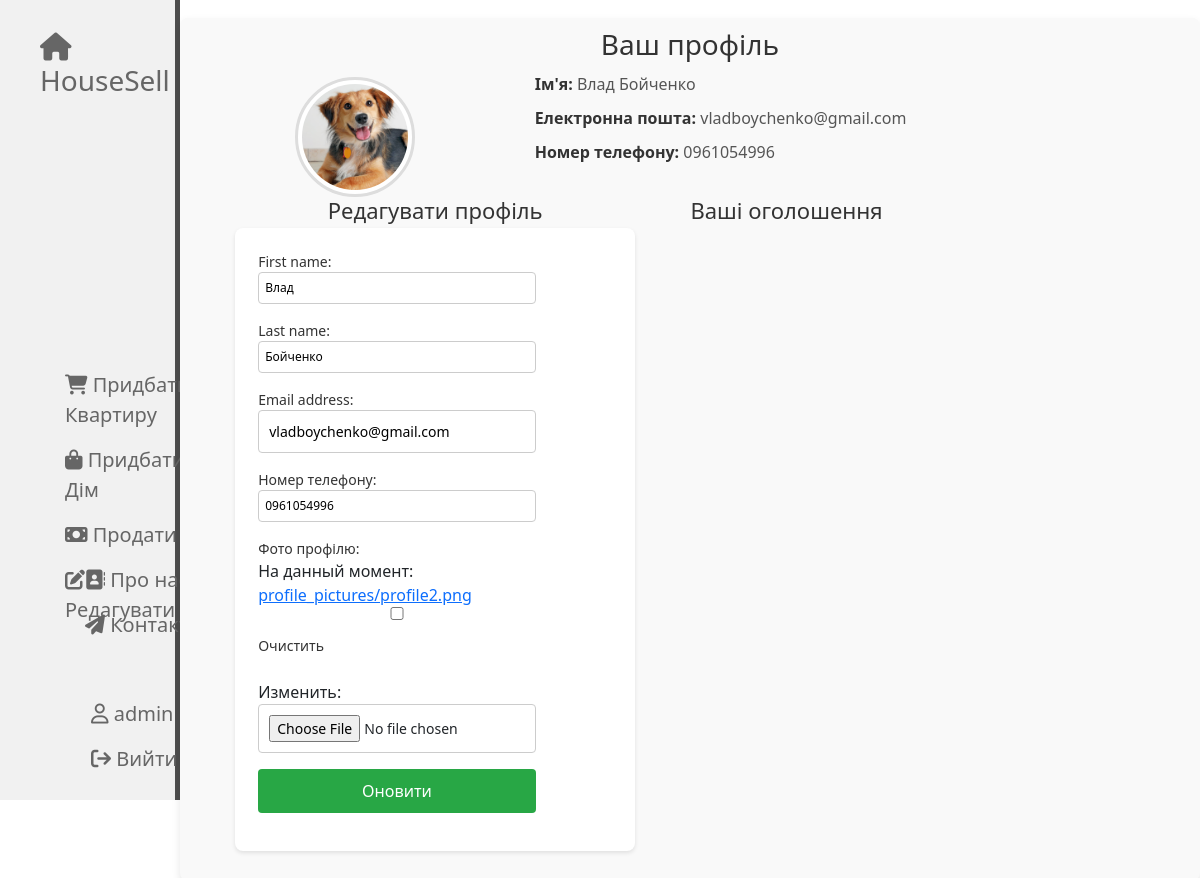
/profile/ (signed in), run on the app's committed database.
### main/models.py (models this page shows, shortened)
class User(AbstractUser):
    phone_number = models.CharField('Номер телефону', max_length=15, blank=True, null=True)
    is_admin = models.BooleanField('Чи є адміністратором', default=False)
    profile_picture = models.ImageField('Фото профілю', upload_to='profile_pictures/', blank=True, null=True)
    groups = models.ManyToManyField(
        'auth.Group',
        related_name='custom_user_set',
        blank=True,
        help_text='Групи, до яких належить користувач.',
        verbose_name='Групи'
    )
    user_permissions = models.ManyToManyField(
        'auth.Permission',
        related_name='custom_user_set',
        blank=True,
        help_text='Спеціальні дозволи для користувача.',
        verbose_name='Дозволи'
    )

### main/views.py (the view)
# urls.py: path('profile/', views.profile, name='profile'),
def profile(request):
    user = request.user
    if request.method == 'POST':
        form = UserProfileForm(request.POST, request.FILES, instance=user)
        if form.is_valid():
            form.save()
            return redirect('profile')
    else:
        form = UserProfileForm(instance=user)
    apartments = Apartment.objects.filter(owner=user)
    houses = House.objects.filter(owner=user)
    context = {
        'user': user,
        'form': form,
        'apartments': apartments,
        'houses': houses,
    }
    return render(request, 'main/profile.html', context)

### main/forms.py
class UserProfileForm(forms.ModelForm):
    class Meta:
        model = User
        fields = ['first_name', 'last_name', 'email', 'phone_number', 'profile_picture']

### main/templates/main/profile.html (shortened to what this page needs)
{% extends 'main/layout.html' %}
{% block content %}
<div class="prf mt-5">
    <h2>Ваш профіль</h2>
    <div class="row">
        <div class="col-md-4">
            {% if user.profile_picture %}
            <img src="{{ user.profile_picture.url }}" alt="Фото профілю" class="img-thumbnail">
            {% else %}
            <p>Фото профілю не завантажено</p>
            {% endif %}
        </div>
        <div class="col-md-8">
            <p><strong>Ім'я:</strong> {{ user.first_name }} {{ user.last_name }}</p>
            <p><strong>Електронна пошта:</strong> {{ user.email }}</p>
            <p><strong>Номер телефону:</strong> {{ user.phone_number }}</p>
        </div>
    </div>
    <div class="profile-edit-ads-container">
        <div class="edit-profile-section">
            <h3 class="edit-profile-title">Редагувати профіль</h3>
            <div class="edit-profile-form">
                <form method="post" enctype="multipart/form-data">
                    {{ form.as_p }}
                    <button type="submit" class="btn btn-primary">Оновити</button>
                </form>
            </div>
        </div>
        <div class="user-ads-section">
            <h3 class="profile-edit-title">Ваші оголошення</h3>
        </div>
    </div>
</div>
{% endblock %}

### main/templates/main/layout.html (shortened to what this page needs)
{% load static %}
<!DOCTYPE html>
<html lang="en">
<head>
    <link rel="stylesheet" href="https://cdn.jsdelivr.net/npm/bootstrap@5.3.3/dist/css/bootstrap.min.css">
    <link rel="stylesheet" href="{% static 'main/css/style.css' %}">
    <link rel="stylesheet" href="https://use.fontawesome.com/releases/v6.7.1/css/all.css">
</head>
<body>
    <aside>
    <a href="{% url 'home' %}" class="logo-link">
        <span class="logo"><h3><i class="fa-sharp fa-solid fa-house"></i>HouseSell</h3></span>
        </a>
        <ul class="q-links">
            <a href='{% url 'buy' %}'><li><i class="fa-solid fa-cart-shopping"></i> Придбати Квартиру</li></a>
            <a href="{% url 'buyhouse' %}"><li><i class="fa-solid fa-bag-shopping"></i> Придбати Дім</li></a>
            {% if request.user.is_authenticated %}
            <a href="{% url 'sell' %}"><li><i class="fa-sharp fa-solid fa-money-bill"></i> Продати</li></a>
            <a href="{% url 'edit' %}"><li><i class="fa-solid fa-pen-to-square"></i> Редагувати </li></a>
            {% endif %}
        </ul>
        <ul class="nav-links">
            <a href='{% url 'about' %}'><li><i class="fa-solid fa-address-book"></i> Про нас</li></a>
            <a href="{% url 'contact' %}"><li><i class="fa-solid fa-paper-plane"></i> Контакти</li></a>
        </ul>
        <ul class="nav-qwelinks">
                {% if request.user.is_authenticated %}
                <a href="{% url 'profile' %}"><li><i class="fa-regular fa-user"></i> {{user.username}}</li></a>
                {% endif %}
                {% if request.user.is_authenticated %}
                <li class="last"><a href="{% url 'logout' %}" onclick="confirmLogout(event)"><i class="fa-solid fa-arrow-right-from-bracket"></i> Вийти</a></li>
                {% else %}
                <li class="last"><a href='{% url 'login' %}'><i class="fa-solid fa-door-open"></i> Війти</a></li>
                {% endif %}
        </ul>
    </aside>
    <main>
        {% block content %}
        {% endblock %}
    </main>
</body>
</html>

### main/static/main/css/style.css (style rules this page uses)
aside { float: left; background: #f1f1f1; width: 15%; padding: 2.5%; height: 100vh; color: #fff; border-right: 5px solid #4d4d4d; position: relative; }
aside .logo-link { display: block; font-size: 20px; color: #666; text-decoration: none; transition: color 0.6s ease, transform 0.6s ease; margin-bottom: 10px; padding-left: 10px; }
aside .nav-links { position: absolute; bottom: 10px; margin-left: 40px; left: 0; width: 100%; padding: 0; display: flex; flex-direction: column; gap: 15px; margin-bottom: 150px; }
aside .nav-links a { display: block; font-size: 20px; color: #666; text-decoration: none; transition: color 0.6s ease, transform 0.6s ease; padding-left: 45px; }
aside .nav-qwelinks { position: absolute; bottom: 10px; margin-left: 46px; left: 0; width: 100%; padding: 0; display: flex; flex-direction: column; gap: 15px; }
aside .nav-qwelinks a { display: block; font-size: 20px; color: #666; text-decoration: none; transition: color 0.6s ease, transform 0.6s ease; padding-left: 45px; }
aside .q-links { position: absolute; margin-left: 20px; top: 370px; left: 0; width: 100%; padding: 0; display: flex; flex-direction: column; gap: 15px; }
aside .q-links a { display: block; font-size: 20px; color: #666; text-decoration: none; transition: color 0.6s ease, transform 0.6s ease; padding-left: 45px; }
aside ul { list-style: none; }
form { width: 75%; margin: 8px; display: inline-block; vertical-align: top; }
form label { font-size: 14px; color: #333; display: block; }
form input[type="number"], form input[type="text"], form textarea, form select { width: 100%; padding: 6px; margin-bottom: 1px; font-size: 12px; }
form button { width: 100%; padding: 10px; background-color: #28a745; color: white; font-size: 14px; border: none; border-radius: 4px; cursor: pointer; }
form input, form button { display: block; margin: 0 auto 45px; width: 100%; padding: 10px; font-size: 14px; border: 1px solid #ced4da; border-radius: 4px; box-sizing: border-box; }
.prf { position: absolute; width: 85%; left: 15%; padding: 10px 20px; background: #f9f9f9; border-radius: 8px; box-shadow: 0 4px 8px rgba(0, 0, 0, 0.1); top: -30px; }
.prf h2, .prf h3, .prf h4 { text-align: center; margin-bottom: 25px; color: #333; }
.prf h2 { font-size: 28px; }
.prf h3 { font-size: 22px; }
.prf .col-md-4 { display: flex; justify-content: center; align-items: center; margin-top: -10px; }
.prf .col-md-4 img { width: 120px; height: 120px; border-radius: 50%; border: 3px solid #ddd; object-fit: cover; }
.prf .col-md-8 { font-size: 16px; color: #555; margin-top: -15px; }
.prf .col-md-8 p { margin-bottom: 10px; }
.prf .col-md-8 strong { color: #333; }
.edit-profile-title { text-align: center; font-size: 22px; margin-top: 50px; }
.edit-profile-form { background: #fff; padding: 15px; border-radius: 8px; box-shadow: 0 2px 4px rgba(0, 0, 0, 0.1); max-width: 400px; margin-left: auto; margin-right: auto; margin-top: -20px; }
.edit-profile-form input, .edit-profile-form textarea, .edit-profile-form button { width: 100%; padding: 10px; margin-bottom: 15px; border-radius: 4px; border: 1px solid #ccc; }
.edit-profile-form button { background: #28a745; color: white; border: none; cursor: pointer; font-size: 16px; }
.profile-edit-ads-container { display: flex; margin-bottom: 20px; gap: 20px; }
.edit-profile-section, .ads-section { width: 48%; }
.edit-profile-title, .ads-title-container h3 { font-size: 22px; margin: 0; color: #333; }

### data on the page
User: username "admin", profile_picture (picture), first_name "Влад", last_name "Бойченко", email "vladboychenko@gmail.com", phone_number "0961054996"
